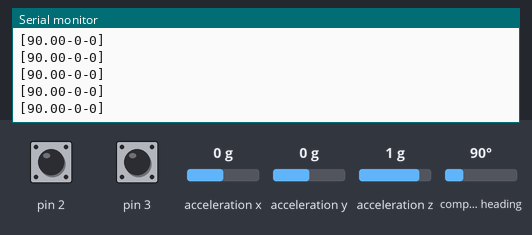
A sketch run on a simulated Arduino Uno, built with avr-gcc and run on an emulated ATmega328P. Parts: the last lines printed to the serial monitor. Inputs (shaded band) come from the test bench; at power-on: compass heading 90°, pin 2 HIGH, pin 3 HIGH, acceleration x 0 g, acceleration y 0 g, acceleration z 1 g.

Above: at 1.2 s.
1.3 s: compass heading set to 7°
At 2.3 s:
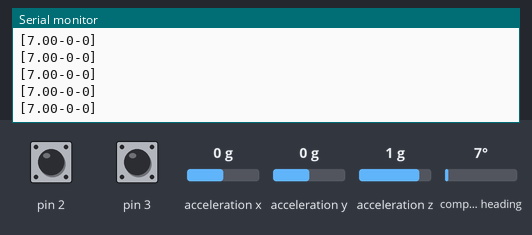
4.3 s: pin 2 pulled LOW for 0.15 s
At 5.3 s:
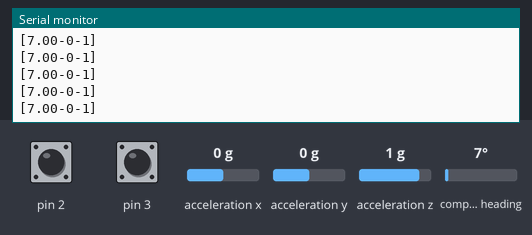
7.4 s: pin 3 pulled LOW for 0.15 s
At 8.2 s:
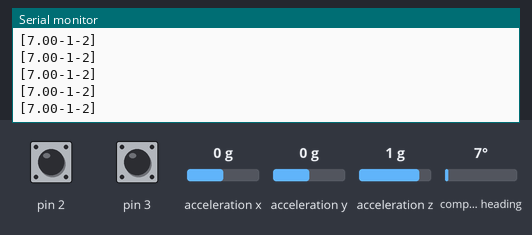
10.5 s: pin 2 pulled LOW for 1 s
At 11.6 s:
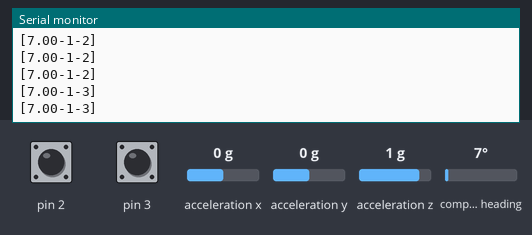
14.5 s: pin 3 pulled LOW for 1 s
18.5 s: compass heading set to 90°
At 19.6 s:
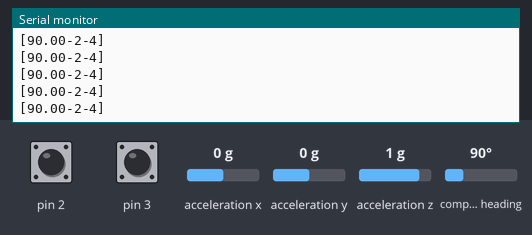
Timing chart, 0 to 21.0 s (numbered marks = the images above; inputs shaded):
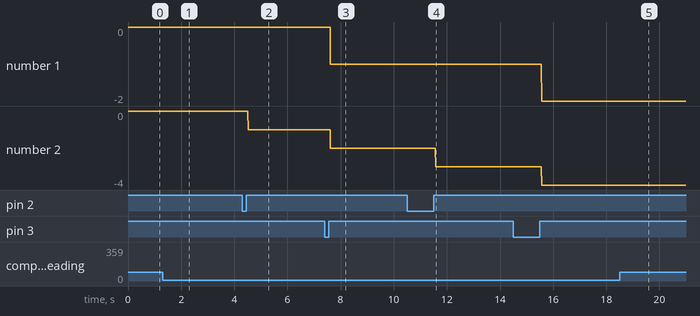

The sketch:

ArduinoDataSender.ino
```cpp
/**
   Authors: Kenny Akers
   Organization: Team 751 Barn2 Robotics
   Competition: 2018 FRC
   Email: kakers19@priorypanther.com

   This Arduino program establishes a Serial communication protocol with the RoboRIO.
   Currently, it is programmed to work with queries of the format:
                  <query_token><separator_token><request_ID>
                  Ex. Q-123

   And to respond with the following format:
                  <request_ID><separator><orientation><separator><left_pulse_count><separator><right_pulse_count>
                  Ex. 123-130-42-80

   The Arduino will send this data 3 times unless it receives the confirmation token from the RoboRIO, at which
   point it will stop. If it does not receive this token before it has sent the data 3 times, it will stop.

   Methods initializeIMU, recalibrate, and getOrientation were written by Aidan Chandra (achandra@priorypanther.com)
   and are used with the Adafruit BNO055 breakout board.
*/

#include <Wire.h>
#include <Adafruit_Sensor.h>
#include <Adafruit_BNO055.h>
#include <utility/imumaths.h>
Adafruit_BNO055 bno = Adafruit_BNO055();

unsigned long requestID; // Variable to hold the query ID of the incoming request.
String separator = "-"; // Character used to separate command from ID number.
String queryToken = "Q"; // Token used1by the RoboRIO to initiate a request.
String confirmationToken = "OK"; // Token used by the RoboRIO signal that it successfully received the correct response to the query (i.e. both request and response IDs match).
const int switchTime = 200; // Debounce time in microseconds.

volatile long leftPulses = 0;
volatile long rightPulses = 0;
volatile double orientation = 0.0;

volatile unsigned long leftLastMicros = 0;
volatile unsigned long rightLastMicros = 0;

const boolean debug = false; // Debug flag.

void setup() {
  Serial.begin(9600);
  Serial.setTimeout(10);
  pinMode(2, INPUT_PULLUP);
  pinMode(3, INPUT_PULLUP);
  attachInterrupt(digitalPinToInterrupt(3), leftInterrupt, RISING);  //Left wheel interrupt on a lo to hi
  attachInterrupt(digitalPinToInterrupt(2), rightInterrupt, RISING); //Right wheel interrupt on a lo to hi
  initializeIMU();
}

void loop() {
  orientation = getOrientation();
  sendData();
  if (Serial.read() == 'c') {
    recalibrate();
  }
}


void leftInterrupt() {
  long currentMicros = micros();
  if (currentMicros - leftLastMicros < switchTime) {
    if (debug) {
      Serial.println("Pulse came to soon, ignoring");
    }
    return;
  }
  leftLastMicros = currentMicros;
  leftPulses++;
  rightPulses++; //cloning left and right
}

void rightInterrupt() {
  long currentMicros = micros();
  if (currentMicros - rightLastMicros < switchTime) {
    if (debug) {
      Serial.println("Pulse came to soon, ignoring");
    }
    return;
  }
  rightLastMicros = currentMicros;
  rightPulses++;
}

void sendData() {
  String returnable = "[" + String(orientation) + "-" + leftPulses + "-" + rightPulses + "]";
  Serial.println(returnable);
}

void recalibrate() {
  if (debug) {
    Serial.println("Recalibrating... HOLD STILL");
  }
  initializeIMU();
}

/*
   Returns the current orientation in degrees
   debug true will print out verbose debug messages

   Note: A delay is reccommended if this function will be
    called in quick succession. No more than 100ms is neccessary
*/
float getOrientation() {
  imu::Vector<3> euler = bno.getVector(Adafruit_BNO055::VECTOR_EULER);
  if (debug) {
    Serial.println("Getting orientation (X)");
  }
  if (debug) {
    Serial.println("    " + String(euler.x()));
  }
  return (float) euler.x();
}


/*
   Intitializes the IMU. MUST BE CALLED FIRST
   debug true will print out verbose debug messages
   Returns true for success, false for failure

   NOTE: Initializing or reinitializing the sensor RESETS THE POSITION TO 0.
         IF YOUR SENSOR WAS READING "340" AND YOU RECALIBRATE, 340 WILL NOW BE
         0, EVEN IF YOU DID NOT MOVE THE SENSOR.
*/
boolean initializeIMU() {
  if (debug) {
    Serial.println("Initializing BNO055");
  }
  if (!bno.begin()) {
    Serial.println("    Failed");
    return false;
  }
  if (debug) {
    Serial.println("    Success");
  }
  //bno.setExtCrystalUse(true);
  return true;
}
```

Measured:
- after the input at 1.3 s, the serial monitor: prints a new line after 0.07 s (image 1)
- after the input at 4.3 s, the serial monitor: prints a new line after 0.23 s (image 2)
- after the input at 7.4 s, the serial monitor: prints a new line after 0.22 s (image 3)
- after the input at 10.5 s, the serial monitor: prints a new line after 1.1 s (image 4)
- after the input at 18.5 s, the serial monitor: prints a new line after 0.08 s (image 5)
- plotted number 2: 0 → -1 after the input at 4.3 s, -1 → -2 after the input at 7.4 s, -2 → -3 after the input at 10.5 s, -3 → -4 after the input at 14.5 s
